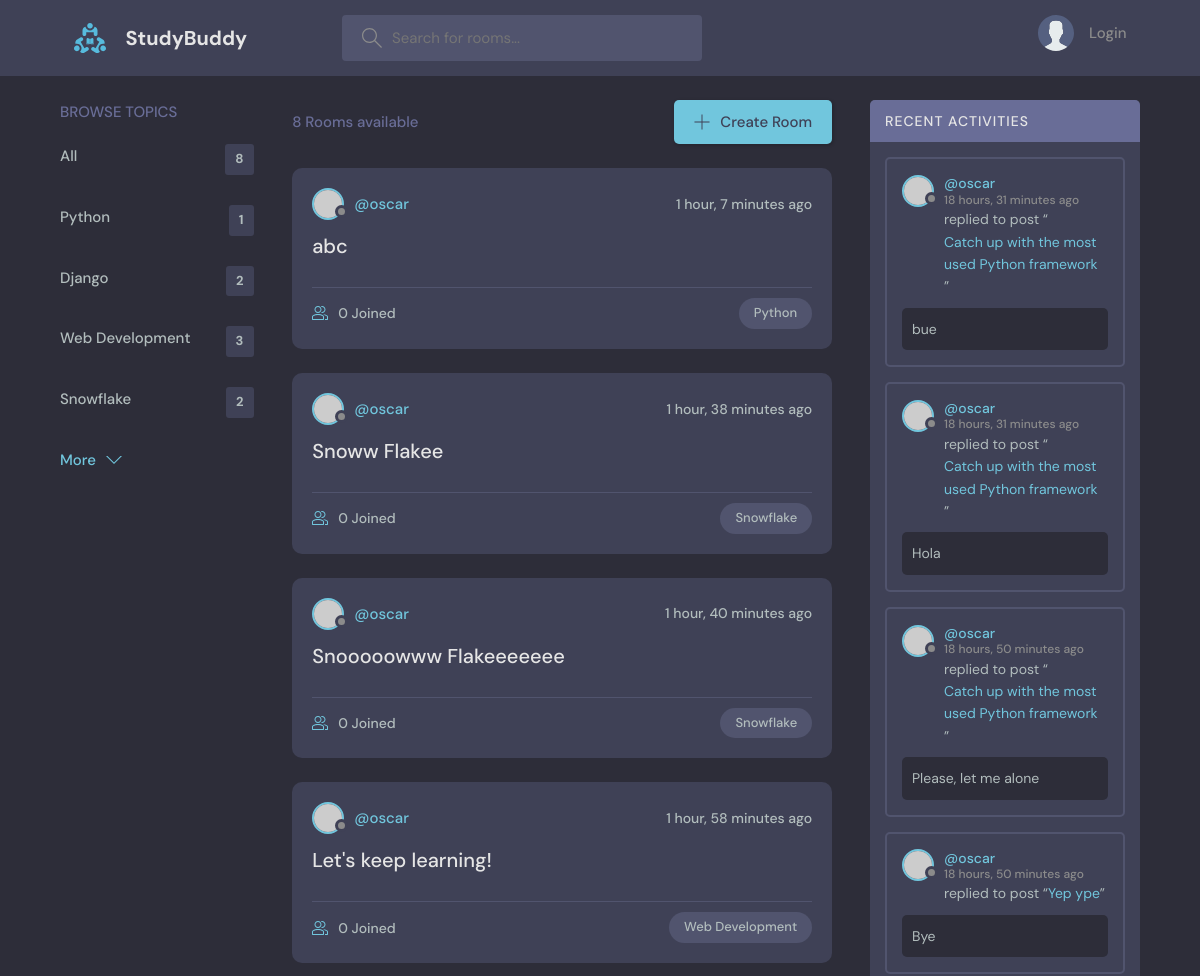
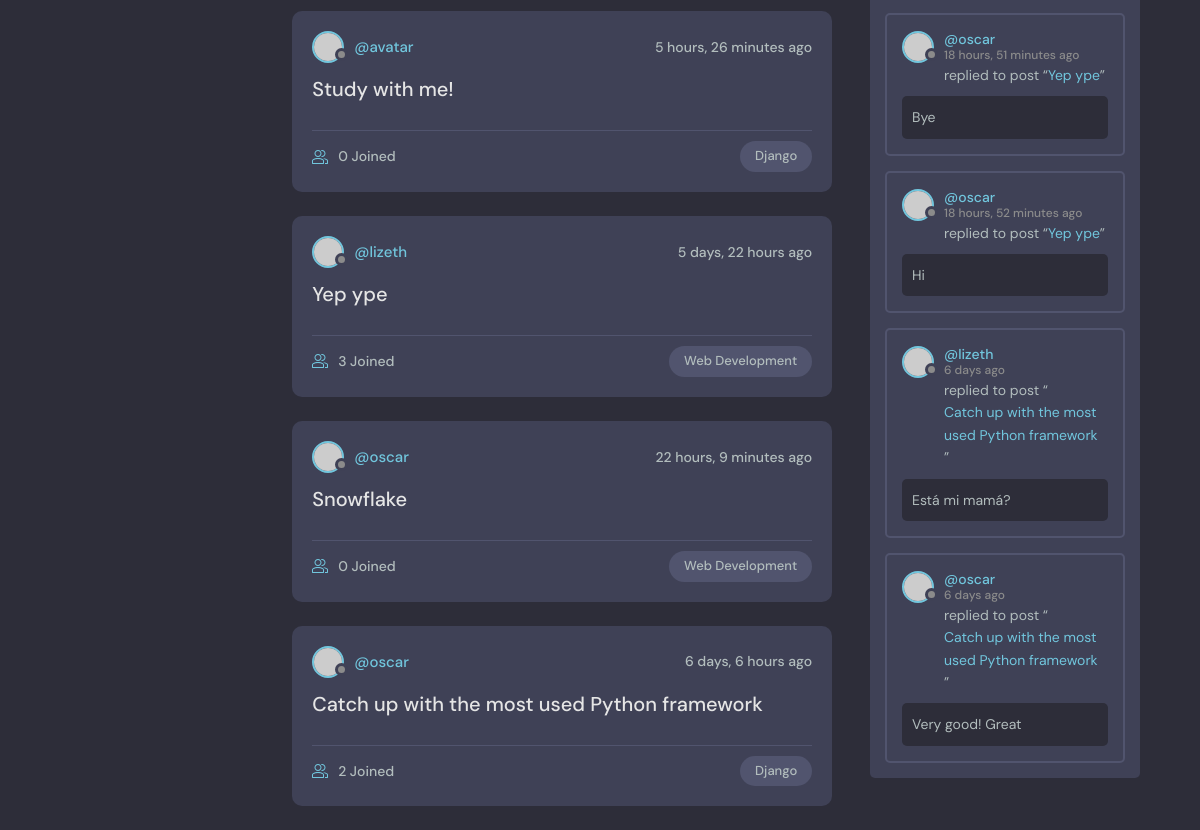
Screenshot of /studybud/home/ with the database file from the repository (2 pictures, top to bottom).
### studybud/models.py (models this page shows, shortened)
class Topic(models.Model):
    name = models.CharField(max_length=200)

class Room (models.Model):
    host = models.ForeignKey(User, on_delete=models.SET_NULL, null=True)
    topic = models.ForeignKey(Topic, on_delete=models.SET_NULL, null=True) # when the room is deleted we still mantain the rooms
    name = models.CharField(max_length=200)
    description = models.TextField(null=True, blank=True)
    participants = models.ManyToManyField(User, related_name='participants', blank=True)
    updated = models.DateTimeField(auto_now=True) #updates the timestamp for every change
    created = models.DateTimeField(auto_now_add=True) #only takes the timestamp when we create the instance
    class Meta:
        ordering = ['-updated', '-created'] # the negative in front means reverse

class Message(models.Model):
    user = models.ForeignKey(User, on_delete=models.CASCADE)
    room = models.ForeignKey(Room, on_delete=models.CASCADE)
    body = models.TextField()
    updated = models.DateTimeField(auto_now=True)
    created = models.DateTimeField(auto_now_add=True)
    class Meta:
        ordering = ['-updated', '-created'] # the negative in front means reverse

### studybud/views.py (the view)
# urls.py: 2. Add a URL to urlpatterns:  path('', views.home, name='home')
def home(request):
    q = request.GET.get('q') if request.GET.get('q') != None else ''
    q_topic = request.GET.get('q-topic') if request.GET.get('q-topic') != None else ''
    if q:
        rooms = Room.objects.filter(
            Q(topic__name__icontains=q) |
            Q(name__icontains=q) |
            Q(description__icontains=q)
        )
    elif q_topic:
        rooms = Room.objects.filter(Q(topic__name__icontains=q_topic)
        )
    else:
        rooms = Room.objects.all()
    topics = Topic.objects.all()
    total_rooms = Room.objects.count
    room_messages = Message.objects.filter(Q(room__topic__name__icontains=q))
    context = {'topics': topics, 'total_rooms': total_rooms, 'rooms':rooms, 'room_messages': room_messages}
    return render(request=request, template_name='home.html', context=context)

### studybud/templates/home.html
{% extends 'main.html' %}
{% block content %}
<main class="layout layout--3">
  <div class="container">
    {% include 'topics_component.html' %}
    {% include 'feed_component.html' %}
    {% include 'activity_component.html' %}
  </div>
</main>
{% endblock content %}

### studybud/templates/topics_component.html
<div class="topics">
    <div class="topics__header">
      <h2>Browse Topics</h2>
    </div>
    <ul class="topics__list">
      <li>
        <a href="{% url 'home'%}">All <span>{{total_rooms}}</span></a>
      </li>
        {% for topic in topics %}
        <li>
            <a href="{% url 'home'%}?q-topic={{topic.name}}">{{topic.name}} <span>{{topic.room_set.all.count}}</span></a>
        </li>
        {% endfor %}
    </ul>
    <a class="btn btn--link" href="topics.html">
      More
      <svg version="1.1" xmlns="http://www.w3.org/2000/svg" width="32" height="32" viewBox="0 0 32 32">
        <title>chevron-down</title>
        <path d="M16 21l-13-13h-3l16 16 16-16h-3l-13 13z"></path>
      </svg>
    </a>
</div>

### studybud/templates/feed_component.html (shortened to what this page needs)
<div class="roomList">
  <div class="roomList__header">
    <div>
      <p>{{rooms.count}} Rooms available</p>
    </div>
    <a class="btn btn--main" href="{% url 'create-room' %}">
      <svg version="1.1" xmlns="http://www.w3.org/2000/svg" width="32" height="32" viewBox="0 0 32 32">
        <title>add</title>
        <path d="M16.943 0.943h-1.885v14.115h-14.115v1.885h14.115v14.115h1.885v-14.115h14.115v-1.885h-14.115v-14.115z">
        </path>
      </svg>
      Create Room
    </a>
  </div>
  {% for room in rooms %}
  <div class="roomListRoom">
    <div class="roomListRoom__header">
      <a href="{% url 'user-profile' room.host.id %}" class="roomListRoom__author">
        <div class="avatar avatar--small">
          <img src="https://randomuser.me/api/portraits/women/11.jpg" />
        </div>
        <span>@{{room.host.username}}</span>
      </a>
      <div class="roomListRoom__actions">
        <span>{{room.created | timesince}} ago</span>
      </div>
    </div>
    <div class="roomListRoom__content">
      <a href="{% url 'room' room.id %}">{{room.name}}</a>
    </div>
    <div class="roomListRoom__meta">
      <a href="{% url 'room' room.id %}" class="roomListRoom__joined">
        {{room.participants.all.count}} Joined
      </a>
      <p class="roomListRoom__topic">{{room.topic.name}}</p>
    </div>
  </div>
  {% endfor %}
</div>

### studybud/templates/activity_component.html (shortened to what this page needs)
<div class="activities">
    <div class="activities__header">
      <h2>Recent Activities</h2>
    </div>
    {% for message in room_messages %}
    <div class="activities__box">
      <div class="activities__boxHeader roomListRoom__header">
        <a href="{% url 'user-profile' message.user.id %}" class="roomListRoom__author">
          <div class="avatar avatar--small">
            <img src="https://randomuser.me/api/portraits/women/11.jpg" />
          </div>
          <p>
            @{{message.user}}
            <span>{{message.created|timesince}} ago</span>
          </p>
        </a>
      </div>
      <div class="activities__boxContent">
        <p>replied to post “<a href="{% url 'room' message.room.id %}">{{message.room.name}}</a>”</p>
        <div class="activities__boxRoomContent">
          {{message.body}}
        </div>
      </div>
    </div>
    {% endfor %}
  </div>

### rows the page displays
Topic: name "Python", room_set.all.count "1"
Topic: name "Django", room_set.all.count "2"
Topic: name "Web Development", room_set.all.count "3"
Topic: name "Snowflake", room_set.all.count "2"
Room: host.username "oscar", created "1 hour, 7 minutes", name "abc", participants.all.count "0", topic.name "Python"
Room: host.username "oscar", created "1 hour, 38 minutes", name "Snoww Flakee", participants.all.count "0", topic.name "Snowflake"
Room: host.username "oscar", created "1 hour, 40 minutes", name "Snooooowww Flakeeeeeee", participants.all.count "0", topic.name "Snowflake"
Room: host.username "oscar", created "1 hour, 58 minutes", name "Let's keep learning!", participants.all.count "0", topic.name "Web Development"
Room: host.username "avatar", created "5 hours, 26 minutes", name "Study with me!", participants.all.count "0", topic.name "Django"
Room: host.username "lizeth", created "5 days, 22 hours", name "Yep ype", participants.all.count "3", topic.name "Web Development"
Room: host.username "oscar", created "22 hours, 9 minutes", name "Snowflake", participants.all.count "0", topic.name "Web Development"
Room: host.username "oscar", created "6 days, 6 hours", name "Catch up with the most used Python framework", participants.all.count "2", topic.name "Django"
Message: user "oscar", created "18 hours, 31 minutes", room.name "Catch up with the most used Python framework", body "bue"
Message: user "oscar", created "18 hours, 31 minutes", room.name "Catch up with the most used Python framework", body "Hola"
Message: user "oscar", created "18 hours, 50 minutes", room.name "Catch up with the most used Python framework", body "Please, let me alone"
Message: user "oscar", created "18 hours, 50 minutes", room.name "Yep ype", body "Bye"
Message: user "oscar", created "18 hours, 51 minutes", room.name "Yep ype", body "Bye"
Message: user "oscar", created "18 hours, 52 minutes", room.name "Yep ype", body "Hi"
Message: user "lizeth", created "6 days", room.name "Catch up with the most used Python framework", body "Está mi mamá?"
Message: user "oscar", created "6 days", room.name "Catch up with the most used Python framework", body "Very good! Great"

### other values shown
{{ total_rooms }} "8"
{{ rooms.count }} "8"
